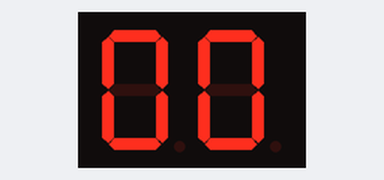
Bench run of a sketch on a simulated Arduino Uno, built with avr-gcc and run on an emulated ATmega328P. On the bench: 2-digit seven-segment display. Wiring (inferred from the names in the program): 2-digit 7-segment display, segments lit when HIGH: segments pin 2, pin 3, pin 4, pin 5, pin 6, pin 7, pin 8; digit selects pin 12, pin 13. The segment pins are drawn as the display they are named for.

Above: at 0.26 s.
At 4.29 s:
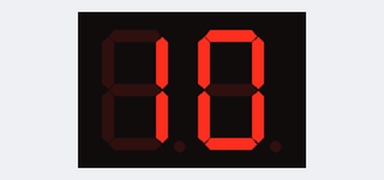
At 9.92 s:
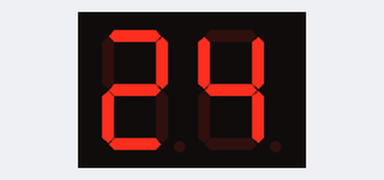
At 19.57 s:
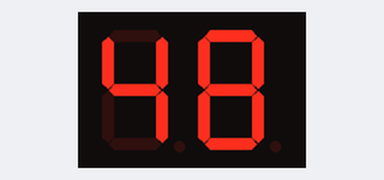
At 30.03 s:
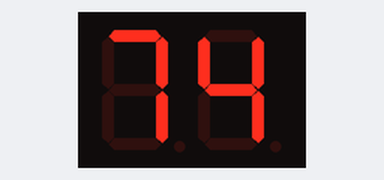
At 39.68 s:
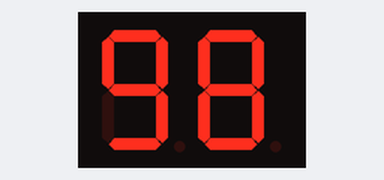

The sketch:

dem00den99.ino
```cpp
int cacSo[10] = {0b0111111, 0b0000110, 0b1011011, 0b1001111, 0b1100110, 0b1101101, 0b1111101, 0b0000111, 0b1111111, 0b1101111};
int soThu1, soThu2;
void setup()
{
  pinMode(2, OUTPUT);//chân a
  pinMode(3, OUTPUT);//chân b
  pinMode(4, OUTPUT);//chân c
  pinMode(5, OUTPUT);//chân d
  pinMode(6, OUTPUT);//chân e
  pinMode(7, OUTPUT);//chân f
  pinMode(8, OUTPUT);//chân g
  pinMode(12, OUTPUT);//chân số 1
  pinMode(13, OUTPUT);//chân số 2
}
void loop() {
  for (int j = 0; j <= 99; j++) // hiện thị số từ 0 đến 99
  {
    soThu2 = j / 10;
    soThu1 = j % 10;
    for ( int k = 0; k < 20; k++)
    {
      digitalWrite(12, HIGH);//hiện thị số ở trước
      digitalWrite(13, LOW);
      ketNoi(soThu2);
      delay(10);
      digitalWrite(13, HIGH);//hiện thị số ở sau
      digitalWrite(12, LOW);
      ketNoi(soThu1);
      delay(10);
    }
  }
}
void ketNoi(int num)
{
  for (int i = 2; i < 9; i++) // các chân arduino cắm vào điện trở
  {
    digitalWrite(i, bitRead(cacSo[num], i - 2)); //bitRead trả về giá trị tại một bit i của một số nguyên tương ứng với các chân a,b,c,d,e,f,g tương ứng vơi i chạy từ 2-9 đổi với arduino
  }
}
```

Measured:
- what the display in image 0 shows lasts 0.5 s, from 0.0 s to 0.5 s
